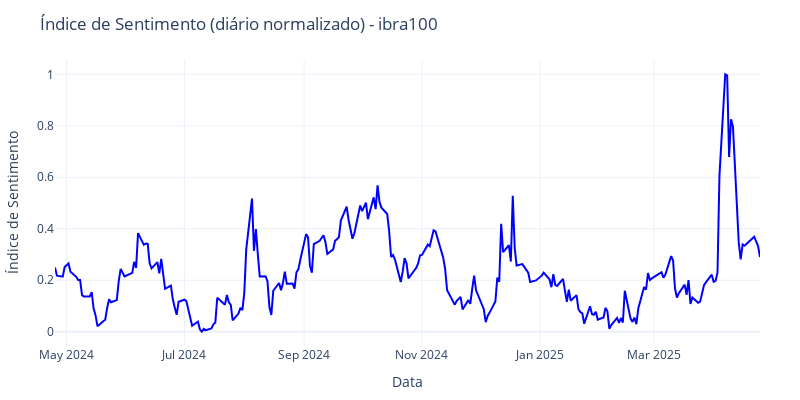

Notebook source saved alongside this figure:
### Code cell
scaler = MinMaxScaler(feature_range=(0, 1))
scaled_vxbr = scaler.fit_transform(df[['VX-diario']])
scaled_df_vxbr = pd.DataFrame(scaled_vxbr, columns=['VX-diario'], index=df.Data)


fig = go.Figure()

# Linha principal (o seu índice de sentimento)
fig.add_trace(go.Scatter( x=scaled_df_vxbr.index, y=scaled_df_vxbr['VX-diario'], mode='lines', name=f'Índice de Sentimento - {carteira}', line=dict(color='blue')))

# Layout
fig.update_layout(
    title=f'Índice de Sentimento (diário normalizado) - {carteira}',
    width=800,
    height=400,
    legend=dict(yanchor="top", y=0.99, xanchor="left", x=0.01),
    margin=dict(l=40, r=40, t=60, b=40),
    xaxis_title='Data',
    yaxis_title='Índice de Sentimento',
    template='plotly_white'
)

fig.show()

### Figure 1 — Plotly figure (JSON) as saved in the notebook; plotly's stock layout.template omitted (floating-point values rounded to 4 significant figures; data arrays with more than 128 entries replaced by an {"elided": "..."} marker saying what was removed)
{"data": [{"line": {"color": "blue"}, "mode": "lines", "name": "Índice de Sentimento - ibra100", "type": "scatter", "x": {"elided": "250 str values"}, "y": {"elided": "250 float values"}}], "layout": {"height": 400, "legend": {"x": 0.01, "xanchor": "left", "y": 0.99, "yanchor": "top"}, "margin": {"b": 40, "l": 40, "r": 40, "t": 60}, "title": {"text": "Índice de Sentimento (diário normalizado) - ibra100"}, "width": 800, "xaxis": {"title": {"text": "Data"}}, "yaxis": {"title": {"text": "Índice de Sentimento"}}}}
